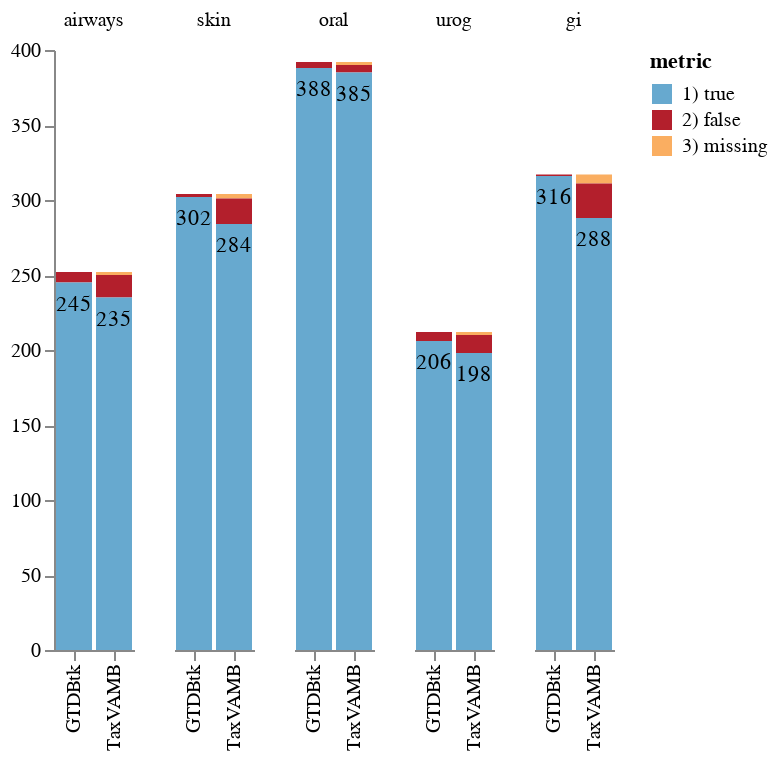

This figure's notebook cell:
### Code cell
charts[0]

### Figure 1 — Vega-Lite specification as saved in the notebook (floating-point values rounded to 4 significant figures)
{"config": {"view": {"continuousWidth": 300, "continuousHeight": 300, "strokeOpacity": 0}}, "data": {"name": "data-c4ea26acbc608c61c3c1ed25ecabce7a"}, "facet": {"column": {"field": "dataset", "sort": ["airways", "skin", "oral", "urog", "gi"], "title": null, "type": "nominal"}}, "spec": {"layer": [{"mark": {"type": "bar"}, "encoding": {"color": {"field": "metric", "scale": {"range": ["#67a9cf", "#b31f2c", "#faae61"]}, "type": "nominal"}, "order": {"field": "metric", "sort": "ascending", "type": "nominal"}, "x": {"field": "model", "sort": ["gtdbtk", "taxvamb"], "title": null, "type": "nominal"}, "y": {"aggregate": "sum", "axis": {"grid": false, "title": null}, "field": "value", "type": "quantitative"}}}, {"mark": {"type": "text", "baseline": "top", "dx": 0, "dy": 5}, "encoding": {"order": {"field": "metric", "sort": "ascending", "type": "nominal"}, "text": {"field": "text", "type": "nominal"}, "x": {"field": "model", "sort": ["mmseqs"], "type": "nominal"}, "y": {"aggregate": "sum", "field": "value", "stack": "zero", "type": "quantitative"}}}]}, "$schema": "https://vega.github.io/schema/vega-lite/v5.20.1.json", "datasets": {"data-c4ea26acbc608c61c3c1ed25ecabce7a": [{"taxonomy": "s", "metric": "3) missing", "value": 0, "dataset": "airways", "model": "GTDBtk", "text": ""}, {"taxonomy": "s", "metric": "2) false", "value": 7, "dataset": "airways", "model": "GTDBtk", "text": ""}, {"taxonomy": "s", "metric": "1) true", "value": 245, "dataset": "airways", "model": "GTDBtk", "text": 245.0}, {"taxonomy": "s", "metric": "3) missing", "value": 0, "dataset": "gi", "model": "GTDBtk", "text": ""}, {"taxonomy": "s", "metric": "2) false", "value": 1, "dataset": "gi", "model": "GTDBtk", "text": ""}, {"taxonomy": "s", "metric": "1) true", "value": 316, "dataset": "gi", "model": "GTDBtk", "text": 316.0}, {"taxonomy": "s", "metric": "3) missing", "value": 0, "dataset": "oral", "model": "GTDBtk", "text": ""}, {"taxonomy": "s", "metric": "2) false", "value": 4, "dataset": "oral", "model": "GTDBtk", "text": ""}, {"taxonomy": "s", "metric": "1) true", "value": 388, "dataset": "oral", "model": "GTDBtk", "text": 388.0}, {"taxonomy": "s", "metric": "3) missing", "value": 0, "dataset": "skin", "model": "GTDBtk", "text": ""}, {"taxonomy": "s", "metric": "2) false", "value": 2, "dataset": "skin", "model": "GTDBtk", "text": ""}, {"taxonomy": "s", "metric": "1) true", "value": 302, "dataset": "skin", "model": "GTDBtk", "text": 302.0}, {"taxonomy": "s", "metric": "3) missing", "value": 0, "dataset": "urog", "model": "GTDBtk", "text": ""}, {"taxonomy": "s", "metric": "2) false", "value": 6, "dataset": "urog", "model": "GTDBtk", "text": ""}, {"taxonomy": "s", "metric": "1) true", "value": 206, "dataset": "urog", "model": "GTDBtk", "text": 206.0}, {"taxonomy": "s", "metric": "3) missing", "value": 2, "dataset": "airways", "model": "TaxVAMB", "text": ""}, {"taxonomy": "s", "metric": "2) false", "value": 15, "dataset": "airways", "model": "TaxVAMB", "text": ""}, {"taxonomy": "s", "metric": "1) true", "value": 235, "dataset": "airways", "model": "TaxVAMB", "text": 235.0}, {"taxonomy": "s", "metric": "3) missing", "value": 6, "dataset": "gi", "model": "TaxVAMB", "text": ""}, {"taxonomy": "s", "metric": "2) false", "value": 23, "dataset": "gi", "model": "TaxVAMB", "text": ""}, {"taxonomy": "s", "metric": "1) true", "value": 288, "dataset": "gi", "model": "TaxVAMB", "text": 288.0}, {"taxonomy": "s", "metric": "3) missing", "value": 2, "dataset": "oral", "model": "TaxVAMB", "text": ""}, {"taxonomy": "s", "metric": "2) false", "value": 5, "dataset": "oral", "model": "TaxVAMB", "text": ""}, {"taxonomy": "s", "metric": "1) true", "value": 385, "dataset": "oral", "model": "TaxVAMB", "text": 385.0}, {"taxonomy": "s", "metric": "3) missing", "value": 3, "dataset": "skin", "model": "TaxVAMB", "text": ""}, {"taxonomy": "s", "metric": "2) false", "value": 17, "dataset": "skin", "model": "TaxVAMB", "text": ""}, {"taxonomy": "s", "metric": "1) true", "value": 284, "dataset": "skin", "model": "TaxVAMB", "text": 284.0}, {"taxonomy": "s", "metric": "3) missing", "value": 2, "dataset": "urog", "model": "TaxVAMB", "text": ""}, {"taxonomy": "s", "metric": "2) false", "value": 12, "dataset": "urog", "model": "TaxVAMB", "text": ""}, {"taxonomy": "s", "metric": "1) true", "value": 198, "dataset": "urog", "model": "TaxVAMB", "text": 198.0}]}}
